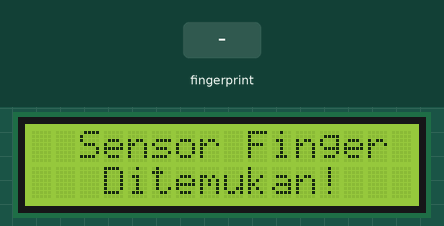
Recording of a sketch running on a simulated Arduino Mega 2560, built with avr-gcc and run on an emulated ATmega2560. Shown: 16×2 character LCD. Inputs (shaded band) come from the test bench. What the sketch prints to the serial monitor is not drawn.

Above: at 2.4 s.
2.5 s: finger stored as number 1 placed on the sensor
At 2.66 s:
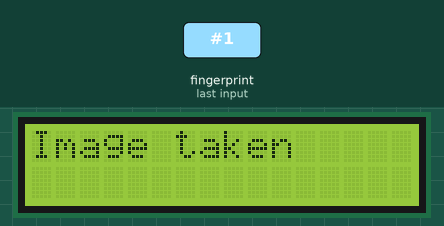
At 4.5 s:
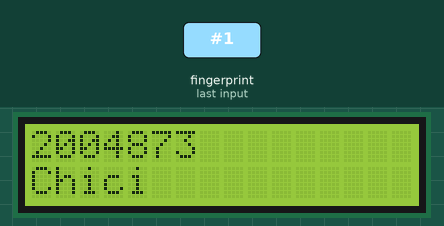
Timing chart, 0 to 6.0 s (numbered marks = the images above; inputs shaded):
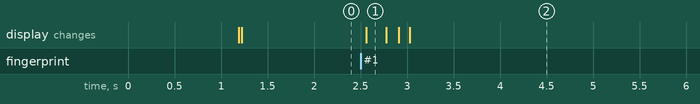

Measured:
- after the input at 2.5 s, the display: changes after 0.06 s (image 1)

The sketch:

PENGECEKAN_SENSOR_FINGERPRINT.ino
```cpp
#include <Adafruit_Fingerprint.h>

Adafruit_Fingerprint finger = Adafruit_Fingerprint(&Serial2);
#include <Wire.h>
#include <LiquidCrystal_I2C.h>
int fingerprintID = 0;
String IDname;


LiquidCrystal_I2C lcd(0x27, 16, 2);
void setup()
{
  lcd.begin();
	lcd.backlight();
  Serial.begin(9600);
  while (!Serial);  // For Yun/Leo/Micro/Zero/...
  delay(100);
  lcd.clear();
  Serial.println("\n\nAdafruit finger detect test");

  // set the data rate for the sensor serial port
  finger.begin(57600);
  lcd.print("Adafruit finger detect test");
  delay(5);
  if (finger.verifyPassword()) {
    lcd.clear();
    Serial.println("Found fingerprint sensor!");
    lcd.setCursor(2, 0);
    lcd.print("Sensor Finger");
    lcd.setCursor(3, 1);
    lcd.print("Ditemukan!");
  } else {
    lcd.clear();
    Serial.println("Did not find fingerprint sensor :(");
    lcd.print("Did not find fingerprint sensor :(");
    while (1) { delay(1); }
  }

  finger.getTemplateCount();
  // lcd.clear();
  Serial.print("Sensor contains "); Serial.print(finger.templateCount); Serial.println(" templates");
  Serial.println("Waiting for valid finger...");
  // lcd.write(Serial.read());

}
void displayUserGreeting(String IDname){
  lcd.clear();
  lcd.setCursor(0,0);
  lcd.print("Hello");
  lcd.setCursor(0,1);
  lcd.print(IDname);

  delay(200);
  fingerprintID = 0;
}

void loop()                     // run over and over again
{

  getFingerprintID();


}

uint8_t getFingerprintID() {
  uint8_t p = finger.getImage();
  switch (p) {
    case FINGERPRINT_OK:
      lcd.clear();
      Serial.println("Image taken");
      lcd.print("Image taken");
      break;
    case FINGERPRINT_NOFINGER:
      Serial.println("No finger detected");
      return p;
    case FINGERPRINT_PACKETRECIEVEERR:
      Serial.println("Communication error");
      return p;
    case FINGERPRINT_IMAGEFAIL:
      Serial.println("Imaging error");
      return p;
    default:
      Serial.println("Unknown error");
      return p;
  }

  // OK success!

  p = finger.image2Tz();
  switch (p) {
    case FINGERPRINT_OK:
      lcd.clear();
      Serial.println("Image converted");
      lcd.print("Image converted");
      break;
    case FINGERPRINT_IMAGEMESS:
      Serial.println("Image too messy");
      return p;
    case FINGERPRINT_PACKETRECIEVEERR:
      Serial.println("Communication error");
      return p;
    case FINGERPRINT_FEATUREFAIL:
      Serial.println("Could not find fingerprint features");
      return p;
    case FINGERPRINT_INVALIDIMAGE:
      Serial.println("Could not find fingerprint features");
      return p;
    default:
      Serial.println("Unknown error");
      return p;
  }

  // OK converted!
  p = finger.fingerFastSearch();
  if (p == FINGERPRINT_OK) {
    lcd.clear();
    Serial.println("Found a print match!");
    lcd.print("Found a print match!");
  } else if (p == FINGERPRINT_PACKETRECIEVEERR) {
    Serial.println("Communication error");
    return p;
  } else if (p == FINGERPRINT_NOTFOUND) {
    Serial.println("Did not find a match");
    return p;
  } else {
    Serial.println("Unknown error");
    return p;
  }

  // found a match!
  lcd.clear();
  Serial.print("Found ID #"); Serial.print(finger.fingerID);
  // lcd.print(Serial.read());
  Serial.print(" with confidence of "); Serial.println(finger.confidence);
  lcd.print("Found ID #");
  lcd.print(finger.fingerID);
  fingerprintID = finger.fingerID;
  delay(100);            //don't ned to run this at full speed.
  if(fingerprintID == 1){
    lcd.clear();
    IDname = "Chici";
    lcd.setCursor(0,1);
    lcd.print(IDname);
    lcd.setCursor(0,0);
    lcd.print("2004873");
  }
  else if(fingerprintID == 2 || fingerprintID == 10){
    lcd.clear();
    IDname = "Taufik";
    lcd.setCursor(0,1);
    lcd.print(IDname);
    lcd.setCursor(0,0);
    lcd.print("2003258");
  }
  else if(fingerprintID == 3){
    lcd.clear();
    IDname = "Naufal";
    lcd.setCursor(0,1);
    lcd.print(IDname);
    lcd.setCursor(0,0);
    lcd.print("2002946");
  }
  delay(1000);
  return finger.fingerID;
}

// // returns -1 if failed, otherwise returns ID #
// int getFingerprintIDez() {
//   uint8_t p = finger.getImage();
//   if (p != FINGERPRINT_OK)  return -1;

//   p = finger.image2Tz();
//   if (p != FINGERPRINT_OK)  return -1;

//   p = finger.fingerFastSearch();
//   if (p != FINGERPRINT_OK)  return -1;

//   // found a match!
//   Serial.print("Found ID #"); Serial.print(finger.fingerID);
//   Serial.print(" with confidence of "); Serial.println(finger.confidence);


// }
```
